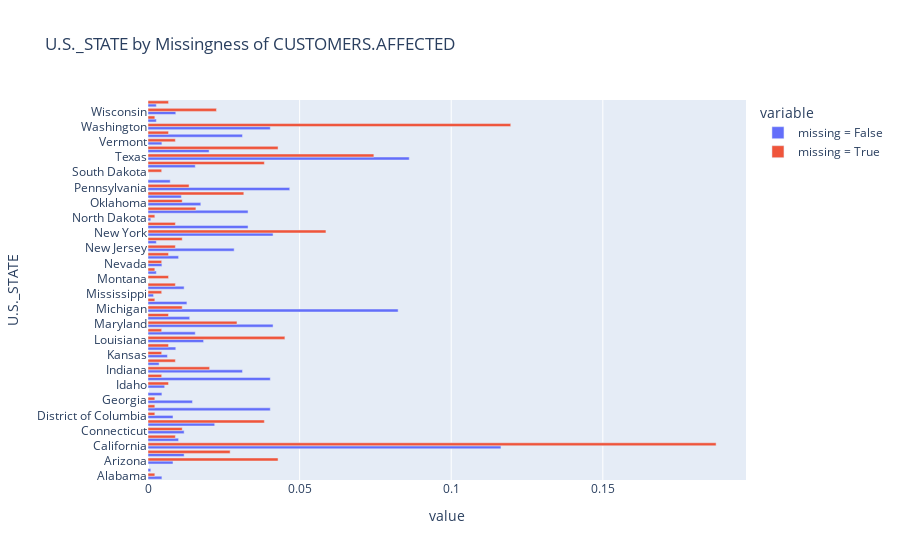
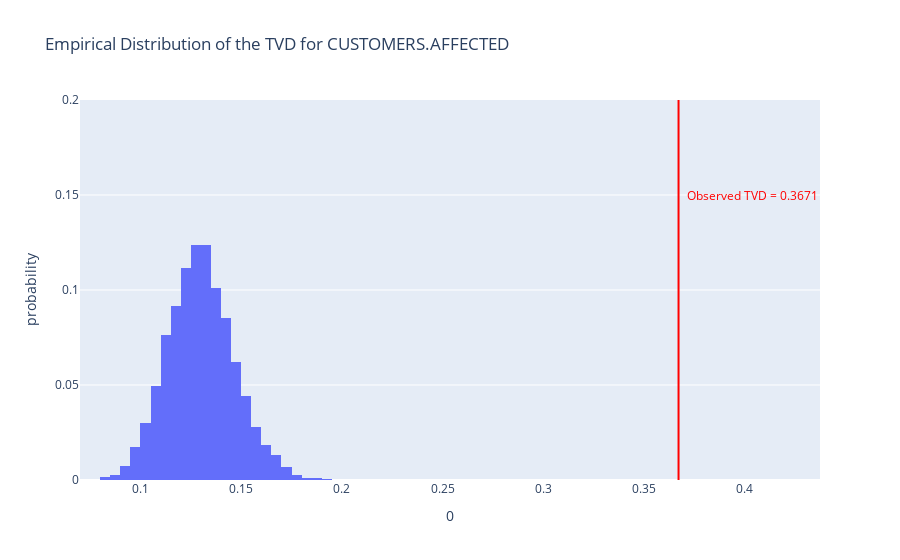

Notebook code cell kept with these figures, in order:
### Markdown cell above
**Checking customers affected and U.S._STATE**

### Code cell
mcarmar(data, missing_column='CUSTOMERS.AFFECTED', column='U.S._STATE', n_repetitions=10000)

### Figure 1 — Plotly figure (JSON) as saved in the notebook; plotly's stock layout.template omitted (floating-point values rounded to 4 significant figures)
{"data": [{"alignmentgroup": "True", "hovertemplate": "variable=missing = False<br>value=%{x}<br>U.S._STATE=%{y}<extra></extra>", "legendgroup": "missing = False", "marker": {"color": "#636efa", "pattern": {"shape": ""}}, "name": "missing = False", "offsetgroup": "missing = False", "orientation": "h", "showlegend": true, "textposition": "auto", "type": "bar", "x": [0.004583, 0.0009166, 0.008249, 0.01192, 0.1164, 0.01008, 0.01192, 0.022, 0.008249, 0.04033, 0.01467, 0.004583, 0.0055, 0.04033, 0.03116, 0.003666, 0.006416, 0.009166, 0.01833, 0.01558, 0.04125, 0.01375, 0.08249, 0.01283, 0.001833, 0.01192, null, 0.00275, 0.004583, 0.01008, 0.02841, 0.00275, 0.04125, 0.033, 0.0009166, 0.033, 0.01742, 0.011, 0.04675, 0.007333, null, 0.01558, 0.08616, 0.02016, 0.004583, 0.03116, 0.04033, 0.00275, 0.009166, 0.00275], "xaxis": "x", "y": ["Alabama", "Alaska", "Arizona", "Arkansas", "California", "Colorado", "Connecticut", "Delaware", "District of Columbia", "Florida", "Georgia", "Hawaii", "Idaho", "Illinois", "Indiana", "Iowa", "Kansas", "Kentucky", "Louisiana", "Maine", "Maryland", "Massachusetts", "Michigan", "Minnesota", "Mississippi", "Missouri", "Montana", "Nebraska", "Nevada", "New Hampshire", "New Jersey", "New Mexico", "New York", "North Carolina", "North Dakota", "Ohio", "Oklahoma", "Oregon", "Pennsylvania", "South Carolina", "South Dakota", "Tennessee", "Texas", "Utah", "Vermont", "Virginia", "Washington", "West Virginia", "Wisconsin", "Wyoming"], "yaxis": "y"}, {"alignmentgroup": "True", "hovertemplate": "variable=missing = True<br>value=%{x}<br>U.S._STATE=%{y}<extra></extra>", "legendgroup": "missing = True", "marker": {"color": "#EF553B", "pattern": {"shape": ""}}, "name": "missing = True", "offsetgroup": "missing = True", "orientation": "h", "showlegend": true, "textposition": "auto", "type": "bar", "x": [0.002257, null, 0.04289, 0.02709, 0.1874, 0.009029, 0.01129, 0.03837, 0.002257, 0.002257, 0.002257, null, 0.006772, 0.004515, 0.02032, 0.009029, 0.004515, 0.006772, 0.04515, 0.004515, 0.02935, 0.006772, 0.01129, 0.002257, 0.004515, 0.009029, 0.006772, 0.002257, 0.004515, 0.006772, 0.009029, 0.01129, 0.05869, 0.009029, 0.002257, 0.0158, 0.01129, 0.0316, 0.01354, null, 0.004515, 0.03837, 0.07449, 0.04289, 0.009029, 0.006772, 0.1196, 0.002257, 0.02257, 0.006772], "xaxis": "x", "y": ["Alabama", "Alaska", "Arizona", "Arkansas", "California", "Colorado", "Connecticut", "Delaware", "District of Columbia", "Florida", "Georgia", "Hawaii", "Idaho", "Illinois", "Indiana", "Iowa", "Kansas", "Kentucky", "Louisiana", "Maine", "Maryland", "Massachusetts", "Michigan", "Minnesota", "Mississippi", "Missouri", "Montana", "Nebraska", "Nevada", "New Hampshire", "New Jersey", "New Mexico", "New York", "North Carolina", "North Dakota", "Ohio", "Oklahoma", "Oregon", "Pennsylvania", "South Carolina", "South Dakota", "Tennessee", "Texas", "Utah", "Vermont", "Virginia", "Washington", "West Virginia", "Wisconsin", "Wyoming"], "yaxis": "y"}], "layout": {"barmode": "group", "legend": {"title": {"text": "variable"}, "tracegroupgap": 0}, "title": {"text": "U.S._STATE by Missingness of CUSTOMERS.AFFECTED"}, "xaxis": {"anchor": "y", "domain": [0, 1], "title": {"text": "value"}}, "yaxis": {"anchor": "x", "domain": [0, 1], "title": {"text": "U.S._STATE"}}}}

### Figure 2 — Plotly figure (JSON) as saved in the notebook; plotly's stock layout.template omitted (floating-point values rounded to 4 significant figures; data arrays with more than 128 entries replaced by an {"elided": "..."} marker saying what was removed)
{"data": [{"alignmentgroup": "True", "bingroup": "x", "histnorm": "probability", "hovertemplate": "0=%{x}<br>probability=%{y}<extra></extra>", "legendgroup": "", "marker": {"color": "#636efa", "pattern": {"shape": ""}}, "name": "", "nbinsx": 50, "offsetgroup": "", "orientation": "v", "showlegend": false, "type": "histogram", "x": {"elided": "10000 float values"}, "xaxis": "x", "yaxis": "y"}], "layout": {"annotations": [{"showarrow": false, "text": "<span style=\"color:red\">Observed TVD = 0.3671</span>", "x": 0.4038, "y": 0.15}], "barmode": "relative", "legend": {"tracegroupgap": 0}, "shapes": [{"line": {"color": "red", "width": 2}, "opacity": 1, "type": "line", "x0": 0.3671, "x1": 0.3671, "xref": "x", "y0": 0, "y1": 1, "yref": "y domain"}], "title": {"text": "Empirical Distribution of the TVD for CUSTOMERS.AFFECTED"}, "xaxis": {"anchor": "y", "domain": [0, 1], "title": {"text": "0"}}, "yaxis": {"anchor": "x", "domain": [0, 1], "range": [0, 0.2], "title": {"text": "probability"}}}}
